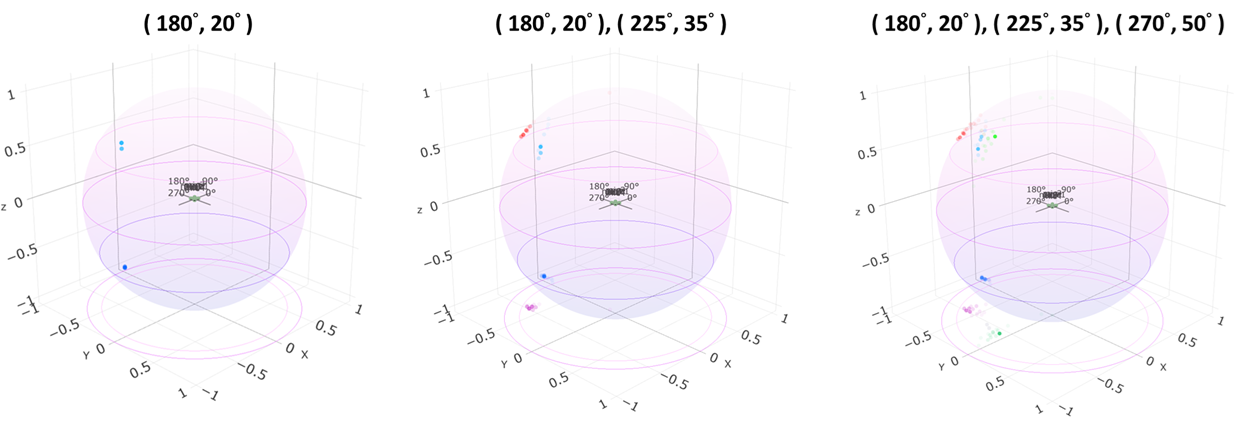
#> input picture img/150cm.png, 1240 x 423 px
$ python -i hist.py   (imports and definitions only)
#> lines starting #> are read from the running program, lines starting #| are printed output that depends on the picture; after the words box and inside, x2 and y2 are one past the last pixel; in counts of white or black regions, pixels touching at a corner belong together
#> further down, picture is the input picture: shape (423, 1240, 3); mean B, G, R 250.7, 246.7, 249.3
from math import inf, floor

import cv2
import numpy as np


class Hist:
    def __init__(self, width=320, height=240, padding=(0, 0, 0, 0), thickness=1, fill=False):
        self.__width = width
        self.__padding = padding
        horizontal = width - self.__padding[0] - self.__padding[2]
        self.__maxSize = 256 if horizontal > 256 else horizontal
        self.__step = floor(horizontal / self.__maxSize)
        self.__height = height
        self.__thickness = thickness
        self.__fill = fill
        self.__max = -inf
        self.__min = inf
        self.__dataList = [[], [], []]

    def __frameCalc(self, frame):
        self.__max = -inf
        self.__min = inf
        frameDataList = (
            [i[0] for i in cv2.calcHist([frame], [0], None, [self.__width], [0, 255])],
            [i[0] for i in cv2.calcHist([frame], [1], None, [self.__width], [0, 255])],
            [i[0] for i in cv2.calcHist([frame], [2], None, [self.__width], [0, 255])]
        )

        minListSize = min(len(frameDataList[0]), len(frameDataList[1]), len(frameDataList[2]))
#> minListSize = 320
        if minListSize > self.__maxSize:
            tempb, tempg, tempr = list(), list(), list()
            step = minListSize // self.__maxSize
#> step = 1
            for i in range(0, minListSize, step):
                sumb, sumg, sumr = 0, 0, 0
                for j in range(step):
                    sumb += frameDataList[0][i + j]
                    sumg += frameDataList[1][i + j]
                    sumr += frameDataList[2][i + j]
                tempb.append(sumb / step)
                tempg.append(sumg / step)
                tempr.append(sumr / step)
#> after the loop, tempb = 320 values, max 47351 at index 316, min 0 at index 4, mean 492.2; tempg = 320 values, max 16426 at index 291, min 0 at index 4, mean 509.1; tempr = 320 values, max 18265 at index 316, min 0 at index 4, mean 497.7
            self.__dataList[0], self.__dataList[1], self.__dataList[2] = tempb, tempg, tempr
        else:
            self.__dataList[0], self.__dataList[1], self.__dataList[2] = frameDataList[0], frameDataList[1], \
                                                                         frameDataList[2]

        self.__min = min(min(self.__dataList[0]), min(self.__dataList[1]), min(self.__dataList[2]))
        self.__max = max(max(self.__dataList[0]), max(self.__dataList[1]), max(self.__dataList[2]))

    def decorate(self, frame, rotate=0):
        self.__frameCalc(frame)
        sketch = np.zeros(frame.shape, np.uint8)
        for index, i in enumerate(zip(self.__dataList[0], self.__dataList[1], self.__dataList[2])):
            if self.__max == self.__min:
                b, g, r = 0, 0, 0
            else:
                b = 0 + (100 - 0) / (self.__max - self.__min) * (i[0] - self.__min)
                g = 0 + (100 - 0) / (self.__max - self.__min) * (i[1] - self.__min)
                r = 0 + (100 - 0) / (self.__max - self.__min) * (i[2] - self.__min)

            data = (b, g, r)
            color = [0, 0, 0]
            for indey, _ in enumerate(data):
                color[indey] = 255
                if self.__fill:
                    cv2.rectangle(sketch,
                                  (
                                      self.__padding[0] + index * self.__step,
                                      int(
                                          self.__height - (
                                                  _ / 100 * (self.__height - self.__padding[1] - self.__padding[3])
                                          ) - self.__padding[3])
                                  ),
                                  (int((index + 1) * self.__step + self.__padding[0]),
                                   self.__height - self.__padding[3]),
                                  color=color,
                                  thickness=-1)
                else:
                    cv2.rectangle(sketch,
                                  (self.__padding[0] + index * self.__step,
                                   int(
                                       self.__height - (_ / 100 * (
                                               self.__height - self.__padding[1] - self.__padding[3])) -
                                       self.__padding[3] - self.__thickness
                                   )
                                   ),
                                  (
                                      int((index + 1) * self.__step + self.__padding[0]),
                                      int(
                                          self.__height - (_ / 100 * (
                                                  self.__height - self.__padding[1] - self.__padding[3])) -
                                          self.__padding[3]
                                      )
                                  ),
                                  color=color,
                                  thickness=1)
                color[indey] = 0
            sketch = np.rot90(sketch, -rotate // 90)
            cv2.addWeighted(sketch, 1, frame, 1, 0, frame)
#> frame: shape (423, 1240, 3); 0.14% of pixels changed, all inside (x1, y1, x2, y2) = (34, 97, 319, 241)
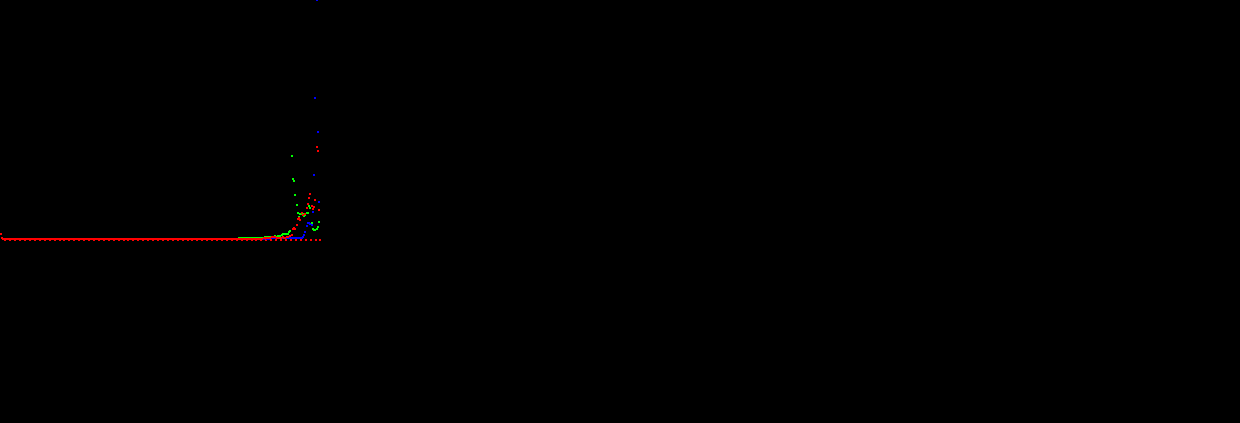
#> sketch: shape (423, 1240, 3); mean of channels 0, 1, 2 0, 0.1, 0.4; drawn as B, G, R

>>> import cv2
>>> picture = cv2.imread('../../img/150cm.png')
>>> result = Hist().decorate(picture)

$ run again, on img/duet.png
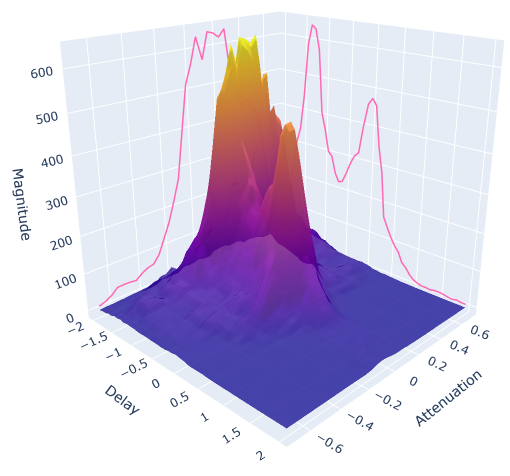
#> input picture img/duet.png, 510 x 476 px
#> picture is the input picture: shape (476, 510, 3); mean B, G, R 227.3, 204.7, 212.2
#> minListSize = 320
#> step = 1
#> after the loop in __frameCalc, `for i in range(0, minListSize, step):`: tempb = 320 values, max 80591 at index 308, min 0 at index 0, mean 469; tempg = 320 values, max 79697 at index 296, min 0 at index 0, mean 469.1; tempr = 320 values, max 79861 at index 287, min 0 at index 0, mean 467.2
#> after the loop in decorate, `for index, i in enumerate(zip(self.__dataList[0], self.__dataList[1], ..`:
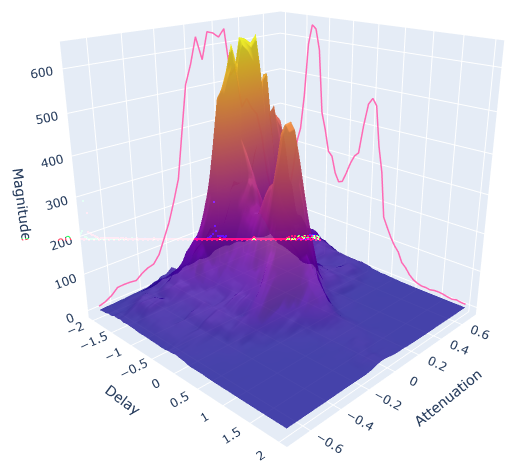
#> frame: shape (476, 510, 3); 0.35% of pixels changed, all inside (x1, y1, x2, y2) = (21, 200, 321, 241)
#> after the loop in decorate, `for index, i in enumerate(zip(self.__dataList[0], self.__dataList[1], ..`:
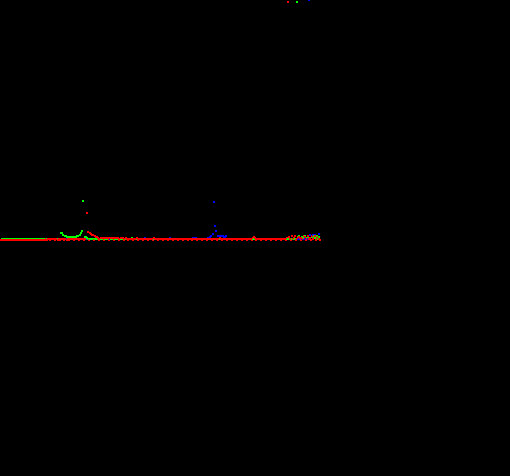
#> sketch: shape (476, 510, 3); mean of channels 0, 1, 2 0.1, 0.2, 0.8; drawn as B, G, R
